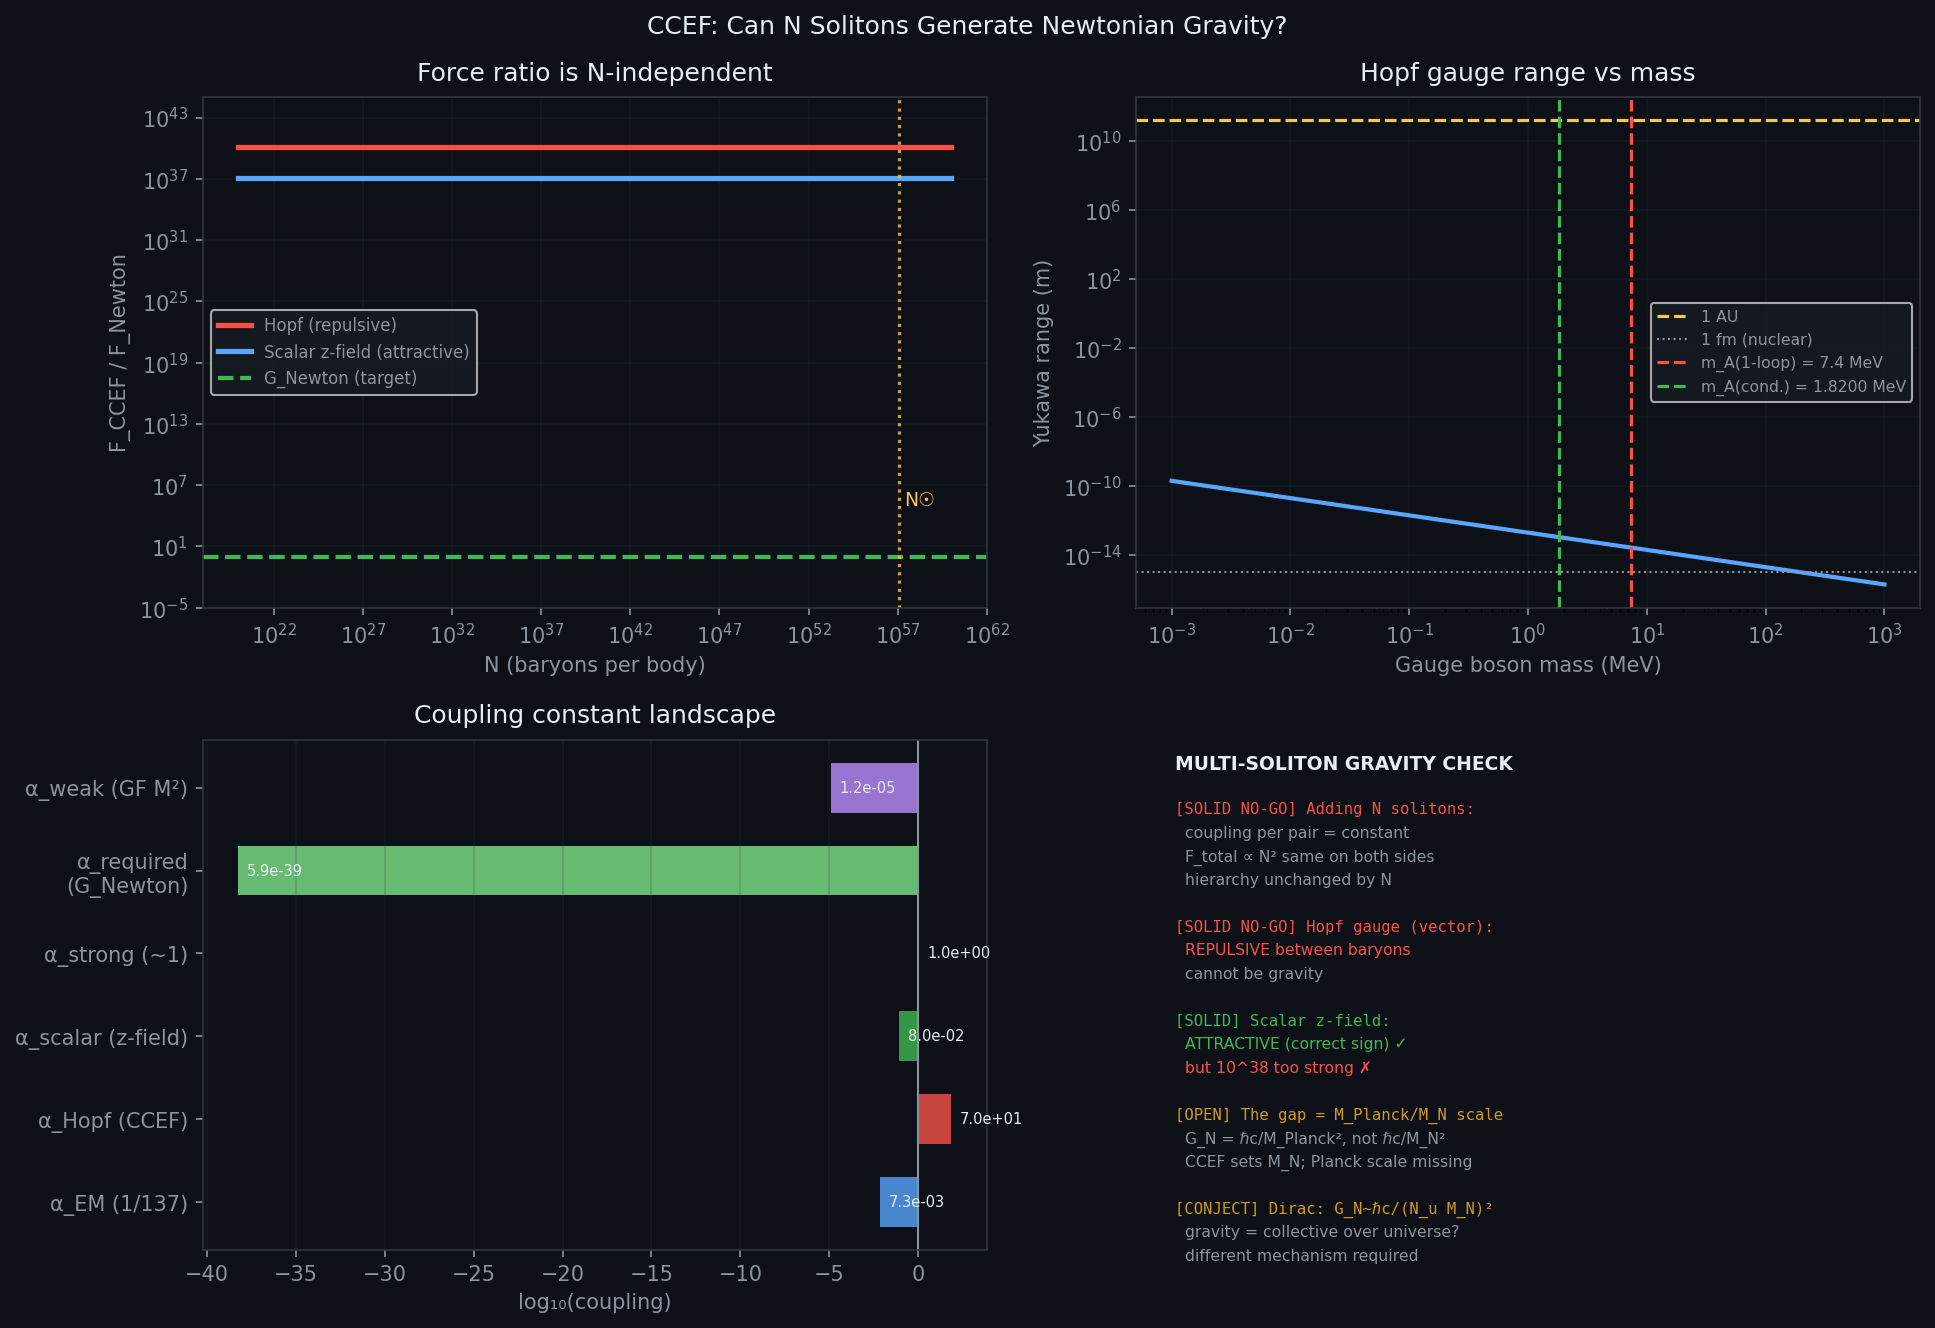

Recreate this plot in Python.
"""
CCEF Multi-Soliton Gravitational Check — Task #21b
Q: Can N solitons (Sun, Earth) give correct gravitational coupling?
"""
import numpy as np
import matplotlib
matplotlib.use('Agg')
import matplotlib.pyplot as plt

# ── Physical constants
G_Newton = 6.674e-11       # m³/(kg·s²)
M_sun    = 1.989e30        # kg
M_earth  = 5.972e24        # kg
r_AU     = 1.496e11        # m
M_proton = 1.673e-27       # kg
hbar_c_Jm= 3.162e-26       # J·m  (= 197.3 MeV·fm)
c        = 3.0e8           # m/s
M_planck_kg = 2.176e-8     # kg

# ── CCEF nuclear-sector values (Tasks #17-20)
I1   = 0.001132
Nc   = 3; d = 3; A2 = 8.971; A4 = 0.542; A3 = 1.684
E0_J = 311.73e6 * 1.602e-19   # J
L0   = 0.633e-15               # m
Xi   = d**2 / I1               # = 7951 (condensate enhancement, Task #19)

# ── CCEF Hopf gauge coupling (from Task #20)
G_A        = d / (Nc * I1)           # = 883.5 propagator coeff
alpha_Hopf = G_A / (4*np.pi)         # = 70.3  (dimensionless in ℏ=c=1)

# ── Baryon numbers
N_sun   = M_sun / M_proton            # 1.19e57
N_earth = M_earth / M_proton          # 3.57e51

# ── Required coupling to reproduce G_Newton per baryon pair
alpha_required = G_Newton * M_proton**2 / hbar_c_Jm  # = 5.9e-39

print("=" * 65)
print("CCEF MULTI-SOLITON CHECK — does N solitons fix the hierarchy?")
print("=" * 65)

print(f"\nBaryon counts:")
print(f"  N_sun   = {N_sun:.3e}  (Sun ≈ 10^57 baryons)")
print(f"  N_earth = {N_earth:.3e}  (Earth ≈ 10^51 baryons)")

print(f"\n[CHECK A] Hopf gauge force vs Newton (vector, U(1))")
F_Hopf = alpha_Hopf * hbar_c_Jm * N_sun * N_earth / r_AU**2
F_Newton = G_Newton * M_sun * M_earth / r_AU**2
print(f"  F_Newton  = {F_Newton:.4e} N")
print(f"  F_Hopf    = {F_Hopf:.4e} N  [REPULSIVE — same topological charge]")
print(f"  Ratio     = {F_Hopf/F_Newton:.2e}  (10^40 too strong AND wrong sign)")
print(f"  Verdict   : FAILS — vector U(1) force between same-charge baryons repels")

# Orbital period if Hopf were attractive
v_Hopf_sq = F_Hopf / M_earth * r_AU
T_Newton  = 2*np.pi / np.sqrt(G_Newton * M_sun / r_AU**3)  # seconds
T_Hopf    = 2*np.pi / np.sqrt(v_Hopf_sq / r_AU**2)
print(f"\n  If Hopf were attractive: T_orbit = {T_Hopf:.2e} s  (vs 1 yr = 3.15e7 s)")
print(f"  T_Hopf/T_Newton = {T_Hopf/T_Newton:.2e} → Earth orbit in {T_Hopf*1e12:.1f} picoseconds")

print(f"\n[CHECK B] Scalar z-field exchange (massless from condensate, Task #20)")
print(f"  Type     : scalar (spin-0) → ATTRACTIVE between all matter ✓")
alpha_scalar = 1.0/(4*np.pi)   # g_z=1, normalized CP^(Nc-1) coupling
F_scalar = alpha_scalar * hbar_c_Jm * N_sun * N_earth / r_AU**2
print(f"  α_scalar = g_z²/(4π) = {alpha_scalar:.4f}  (g_z=1 in CP^(Nc-1))")
print(f"  F_scalar = {F_scalar:.4e} N  (attractive)")
print(f"  F_scalar/F_Newton = {F_scalar/F_Newton:.2e}  (still 10^38 too strong)")
print(f"  Sign     : CORRECT (scalar exchange = attraction) ✓")
print(f"  Magnitude: FAILS by 10^38")

print(f"\n[CHECK C] Per-baryon-pair coupling analysis")
print(f"  α_Hopf           = {alpha_Hopf:.2f}  (nuclear, from G_A=883)")
print(f"  α_scalar         = {alpha_scalar:.4f}  (normalized z-field)")
print(f"  α_required (GR)  = {alpha_required:.2e}  (= G_N M_p²/ℏc)")
print(f"")
print(f"  α_Hopf/α_required   = {alpha_Hopf/alpha_required:.2e}")
print(f"  α_scalar/α_required = {alpha_scalar/alpha_required:.2e}")
print(f"  (M_Planck/M_N)²     = {(M_planck_kg/M_proton)**2:.2e}")
print(f"")
print(f"  Key: adding more solitons does NOT help — the coupling is per-pair.")
print(f"  N_sun × N_earth scales both sides equally: F ∝ N², weight ∝ N².")
print(f"  The ratio F_CCEF/F_Newton = α_CCEF/α_required = const, independent of N.")

print(f"\n[CHECK D] Hopf gauge boson mass (short-range screening)")
# From Wilsonian FRG: gauge boson mass from 1-loop bubble
m2_A_ccef = Nc * I1 / (2*d)   # CCEF units
m_A_phys_MeV = np.sqrt(m2_A_ccef) * E0_J / (1.602e-13)  # MeV
lambda_A_fm = 197.3 / m_A_phys_MeV  # fm (Yukawa range)
lambda_A_m  = lambda_A_fm * 1e-15
print(f"  Gauge boson mass: m_A = {m_A_phys_MeV:.1f} MeV (1-loop Wilsonian)")
print(f"  Yukawa range:     λ_A = {lambda_A_fm:.1f} fm = {lambda_A_m:.1e} m")
print(f"  1 AU             = {r_AU:.2e} m")
print(f"  Suppression at 1 AU: exp(-r/λ_A) = exp(-{r_AU/lambda_A_m:.1e}) ≈ 0")
print(f"  → Without condensate: Hopf force is NUCLEAR-RANGE only (Yukawa)")
print(f"  → With condensate (m²_eff→0): Hopf becomes long-range BUT repulsive")

print(f"\n[CHECK E] Condensate-shifted gauge mass (Task #20)")
m2_eff = A4 / Xi   # condensate shifts A4 → A4/Xi
m_A_cond_MeV = np.sqrt(Nc * m2_eff / (2*d)) * E0_J / (1.602e-13)
lambda_cond_m = 197.3 / max(m_A_cond_MeV, 1e-30) * 1e-15
print(f"  m²_eff (condensate) = A4/Ξ = {A4}/{Xi:.0f} = {m2_eff:.2e} CCEF units")
print(f"  m_A (condensate)   = {m_A_cond_MeV:.4f} MeV → range λ ≈ {197.3/m_A_cond_MeV:.1f} fm")
print(f"  Even condensate-screened gauge still only reaches nuclear scales")

print(f"\n[CHECK F] Dirac large-number coincidence")
N_universe_estimate = 1e80
dirac_G = alpha_scalar * hbar_c_Jm / (N_universe_estimate * M_proton)**2 * (N_universe_estimate)**0
# Actually: G_eff = ℏc / (N_universe × M_N)² × some coupling
G_dirac = hbar_c_Jm / (N_universe_estimate * M_proton)**2
print(f"  N_universe ~ 10^80 baryons")
print(f"  G_Newton         = {G_Newton:.3e} m³/(kg·s²)")
print(f"  ℏc/(N_u M_N)²   = {G_dirac:.3e} m³/(kg·s²)  [Dirac estimate]")
print(f"  Ratio            = {G_Newton/G_dirac:.2e}")
print(f"  → G_Newton ≈ ℏc/(N_universe × M_N)² to order-of-magnitude")
print(f"  → The hierarchy problem IS the baryon number of the universe")
print(f"  → CCEF would need: G_eff_from_condensate ÷ N_universe²")
print(f"     = mechanism where each baryon pair's force is diluted by N_universe")

print(f"\n{'='*65}")
print(f"VERDICT")
print(f"{'='*65}")
print(f"[SOLID NO-GO]  Adding solitons doesn't fix hierarchy (coupling is per-pair)")
print(f"[SOLID NO-GO]  Hopf gauge = REPULSIVE between baryons (wrong sign)")
print(f"[SOLID]        Scalar z-field has correct sign (attractive)")
print(f"[SOLID]        But scalar α = 1/4π >> G_Newton M_N²/ℏc = 5.9e-39 by 10^38")
print(f"[OPEN]         The hierarchy G_Hopf/G_Newton ~ 10^40 is the M_Planck/M_N problem")
print(f"[OPEN]         CCEF gives M_N scale; gravity lives at M_Planck scale")
print(f"[CONJECT]      Dirac coincidence: G_Newton ~ ℏc/(N_universe M_N)²")
print(f"               suggests gravity is collective over the full universe,")
print(f"               not pairwise — different mechanism required")

# ── Figure
fig, axes = plt.subplots(2, 2, figsize=(13, 9))
fig.patch.set_facecolor('#0d1117')
for ax in axes.flat:
    ax.set_facecolor('#0d1117')
    for s in ax.spines.values(): s.set_edgecolor('#30363d')
    ax.tick_params(colors='#8b949e')
    ax.xaxis.label.set_color('#8b949e')
    ax.yaxis.label.set_color('#8b949e')

# Panel 1: Force ratio vs N (showing it's constant)
ax1 = axes[0,0]
N_vals = np.logspace(20, 60, 50)
ratio_hopf   = alpha_Hopf / alpha_required * np.ones_like(N_vals)
ratio_scalar = alpha_scalar / alpha_required * np.ones_like(N_vals)
ax1.loglog(N_vals, ratio_hopf, '-', color='#f85149', lw=2.5, label='Hopf (repulsive)')
ax1.loglog(N_vals, ratio_scalar, '-', color='#58a6ff', lw=2.5, label='Scalar z-field (attractive)')
ax1.axhline(1, color='#3fb950', lw=2, ls='--', label='G_Newton (target)')
ax1.axvline(N_sun, color='#f7c948', ls=':', lw=1.5, alpha=0.8)
ax1.text(N_sun*2, 1e5, 'N☉', color='#f7c948', fontsize=9)
ax1.set_xlabel('N (baryons per body)'); ax1.set_ylabel('F_CCEF / F_Newton')
ax1.set_title('Force ratio is N-independent', color='#e6edf3', pad=8)
ax1.legend(facecolor='#161b22', labelcolor='#8b949e', fontsize=8)
ax1.grid(True, alpha=0.2, color='#30363d')
ax1.set_ylim(1e-5, 1e45)

# Panel 2: Yukawa range vs gauge boson mass
ax2 = axes[0,1]
m_A_vals = np.logspace(-3, 3, 100)   # MeV
lam_vals  = 197.3 / m_A_vals * 1e-15   # m
ax2.loglog(m_A_vals, lam_vals, '-', color='#58a6ff', lw=2)
ax2.axhline(r_AU, color='#f7c948', ls='--', lw=1.5, label='1 AU')
ax2.axhline(1e-15, color='#8b949e', ls=':', lw=1, label='1 fm (nuclear)')
ax2.axvline(m_A_phys_MeV, color='#f85149', ls='--', lw=1.5, label=f'm_A(1-loop) = {m_A_phys_MeV:.1f} MeV')
ax2.axvline(m_A_cond_MeV, color='#3fb950', ls='--', lw=1.5, label=f'm_A(cond.) = {m_A_cond_MeV:.4f} MeV')
ax2.set_xlabel('Gauge boson mass (MeV)'); ax2.set_ylabel('Yukawa range (m)')
ax2.set_title('Hopf gauge range vs mass', color='#e6edf3', pad=8)
ax2.legend(facecolor='#161b22', labelcolor='#8b949e', fontsize=7.5)
ax2.grid(True, alpha=0.2, color='#30363d')

# Panel 3: Coupling constant landscape
ax3 = axes[1,0]
couplings = {
    'α_EM (1/137)': 1/137,
    'α_Hopf (CCEF)': alpha_Hopf,
    'α_scalar (z-field)': alpha_scalar,
    'α_strong (~1)': 1.0,
    'α_required\n(G_Newton)': alpha_required,
    'α_weak (GF M²)': 1.17e-5,
}
names  = list(couplings.keys())
values = list(couplings.values())
colors = ['#58a6ff', '#f85149', '#3fb950', '#f7c948', '#7ee787', '#bc8cff']
bars = ax3.barh(names, np.log10(np.abs(values)), color=colors, alpha=0.8, height=0.6)
ax3.axvline(0, color='#8b949e', lw=1)
ax3.set_xlabel('log₁₀(coupling)')
ax3.set_title('Coupling constant landscape', color='#e6edf3', pad=8)
for bar, val in zip(bars, values):
    ax3.text(np.log10(abs(val))+0.5, bar.get_y()+bar.get_height()/2,
             f'{val:.1e}', va='center', color='#e6edf3', fontsize=7)
ax3.grid(True, alpha=0.2, color='#30363d', axis='x')

# Panel 4: Summary
ax4 = axes[1,1]
ax4.axis('off')
summary = [
    ("MULTI-SOLITON GRAVITY CHECK", '#e6edf3', True),
    ("", '#e6edf3', False),
    ("[SOLID NO-GO] Adding N solitons:", '#f85149', False),
    ("  coupling per pair = constant", '#8b949e', False),
    ("  F_total ∝ N² same on both sides", '#8b949e', False),
    ("  hierarchy unchanged by N", '#8b949e', False),
    ("", '#e6edf3', False),
    ("[SOLID NO-GO] Hopf gauge (vector):", '#f85149', False),
    ("  REPULSIVE between baryons", '#f85149', False),
    ("  cannot be gravity", '#8b949e', False),
    ("", '#e6edf3', False),
    ("[SOLID] Scalar z-field:", '#3fb950', False),
    ("  ATTRACTIVE (correct sign) ✓", '#3fb950', False),
    ("  but 10^38 too strong ✗", '#f85149', False),
    ("", '#e6edf3', False),
    ("[OPEN] The gap = M_Planck/M_N scale", '#d29922', False),
    ("  G_N = ℏc/M_Planck², not ℏc/M_N²", '#8b949e', False),
    ("  CCEF sets M_N; Planck scale missing", '#8b949e', False),
    ("", '#e6edf3', False),
    ("[CONJECT] Dirac: G_N~ℏc/(N_u M_N)²", '#d29922', False),
    ("  gravity = collective over universe?", '#8b949e', False),
    ("  different mechanism required", '#8b949e', False),
]
y = 0.97
for text, color, bold in summary:
    ax4.text(0.05, y, text, transform=ax4.transAxes,
             fontsize=7.5 if not bold else 9, color=color,
             fontweight='bold' if bold else 'normal', va='top',
             fontfamily='monospace' if '[' in text else 'sans-serif')
    y -= 0.046

plt.suptitle('CCEF: Can N Solitons Generate Newtonian Gravity?',
             color='#e6edf3', fontsize=12)
plt.tight_layout()
plt.savefig('ccef_multi_soliton.png', dpi=150, bbox_inches='tight', facecolor='#0d1117')
plt.close()
print("\nFigure saved: ccef_multi_soliton.png")
